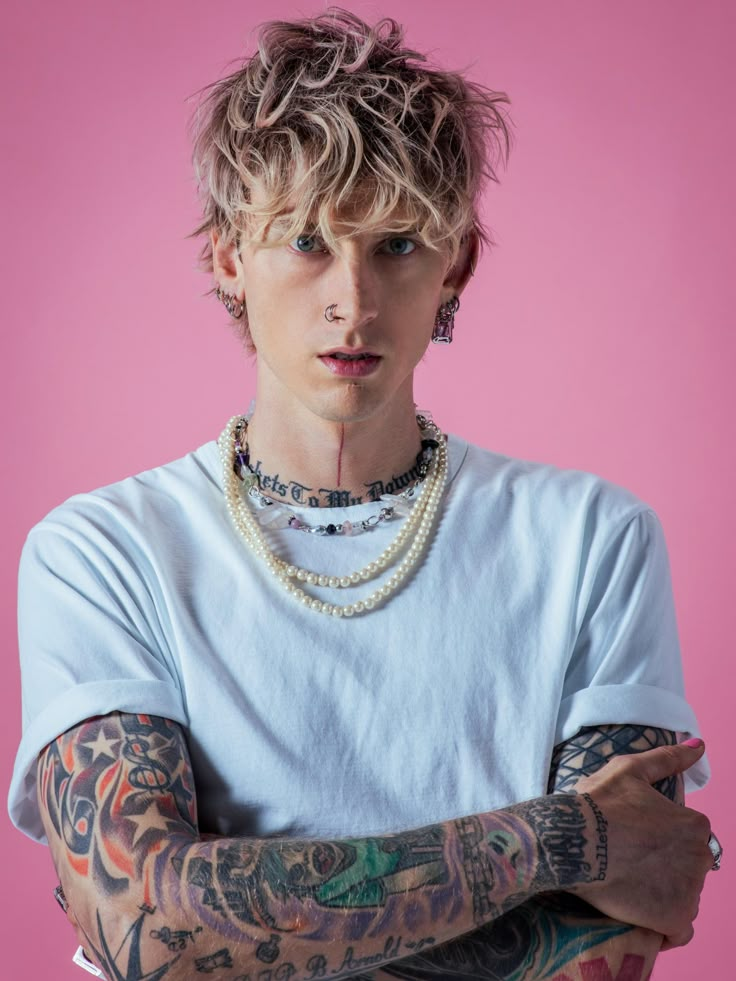
#> input picture LAB_3/mgk.jpg, 736 x 981 px
$ python palette_compress.py
#> lines starting #> are read from the running program, lines starting #| are printed output that depends on the picture
import numpy as np
import matplotlib.pyplot as plt
from sklearn.cluster import KMeans
from sklearn.utils import shuffle
from PIL import Image

image_path = "mgk.jpg"
img = Image.open(image_path)
#> img is the input picture: PIL image 736x981 RGB; mean R, G, B 163.5, 131.3, 149.7
img = img.convert("RGB")
img_array = np.array(img)

h, w, d = img_array.shape
#> h = 981; w = 736; d = 3
pixels = img_array.reshape(h * w, d)

sample_size = min(20000, h * w)
#> sample_size = 20000
pixels_sample = shuffle(pixels, random_state=42)[:sample_size]

n_colors = 8
kmeans = KMeans(n_clusters=n_colors, n_init=10, random_state=42)
kmeans.fit(pixels_sample)
centers = kmeans.cluster_centers_.astype(np.uint8)

labels = kmeans.predict(pixels)
compressed_pixels = centers[labels]
compressed_img = compressed_pixels.reshape(h, w, d)
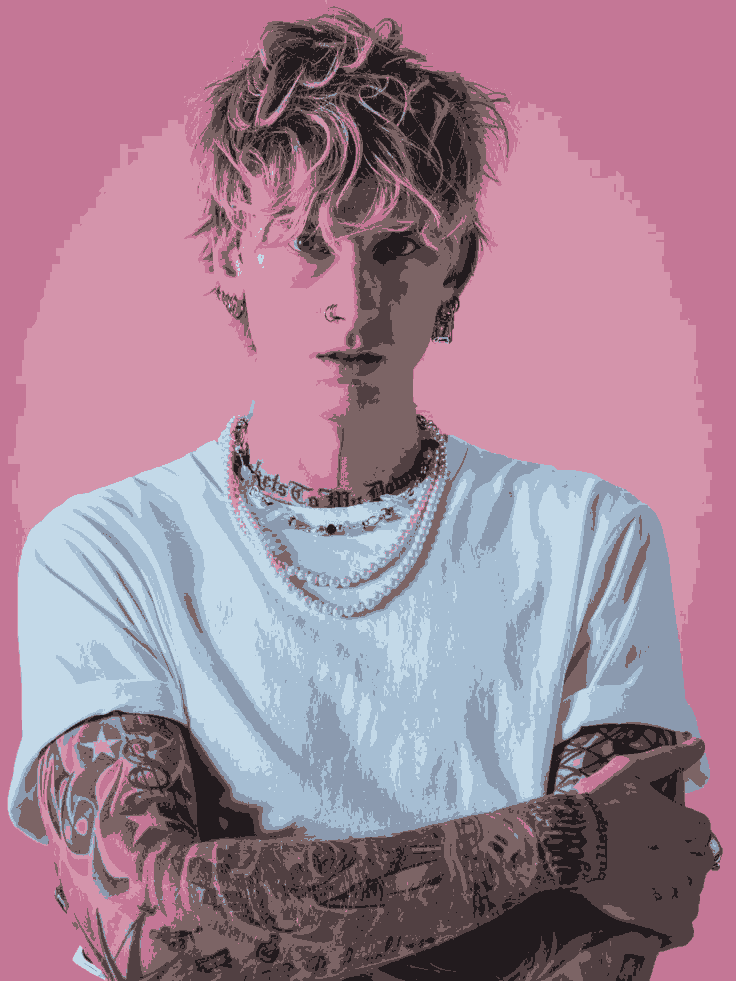
#> compressed_img: shape (981, 736, 3); mean of channels 0, 1, 2 162.9, 130.9, 149; drawn as R, G, B

fig, axes = plt.subplots(1, 2, figsize=(10, 5))
axes[0].imshow(img_array)
axes[0].set_title("original")
axes[0].axis("off")

axes[1].imshow(compressed_img)
axes[1].set_title(f"compressed palette ({n_colors} colors)")
axes[1].axis("off")

plt.tight_layout()
plt.savefig("color_compression.png", dpi=150)
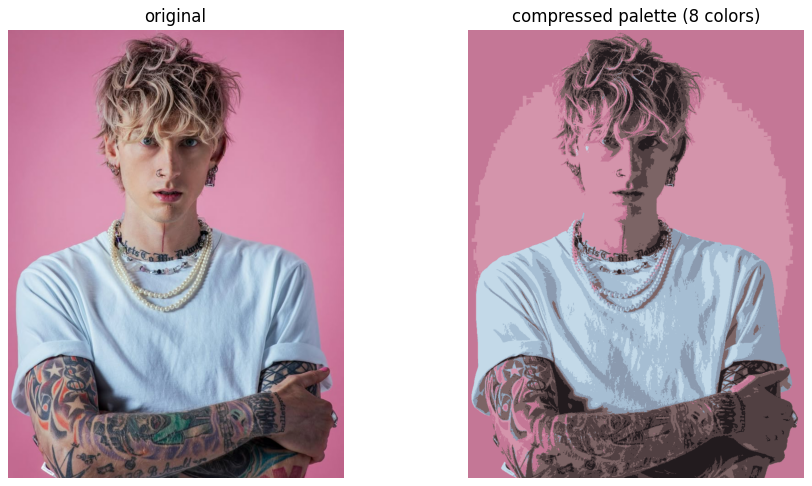
#> figure drawn by matplotlib, 2 panels
plt.show()
